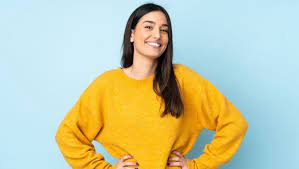
#> input picture pose/test.jpeg, 299 x 169 px, given in place of test.jpg, which was not available
$ jupyter execute --allow-errors scale_test.ipynb
#> lines starting #> are read from the running program, lines starting #| are printed output that depends on the picture
[cell 1]
import openvino as ov
import numpy as np
import sys
import cv2
from PIL import Image
from matplotlib.patches import Circle
import matplotlib.pyplot as plt
import torch
from torchvision.transforms.functional import normalize

#> (a cell that did not finish here is left out)

#> (a cell that did not finish here is left out)

#> (a cell that did not finish here is left out)

#> (a cell that did not finish here is left out)

#> (a cell that did not finish here is left out)

#> (a cell that did not finish here is left out)

[cell 8]
# [7 lines left out: function extract_keypoints, not called in this run]

[cell 9]
keypoints = []
#> (the rest of this cell did not finish here and is left out)

[cell 10]
kpt_names = [
    "r_ank",
    "r_kne",
    "r_hip",
    "l_hip",
    "l_kne",
    "l_ank",
    "pel",
    "spi",
    "nec",
    "hea",
    "r_wri",
    "r_elb",
    "r_sho",
    "l_sho",
    "l_elb",
    "l_wri",
]
colors = [
    (255, 0, 0),
    (255, 0, 0),
    (255, 0, 0),
    (0, 0, 255),
    (0, 0, 255),
    (0, 0, 255),
    (0, 255, 0),
    (0, 255, 0),
    (0, 255, 0),
    (0, 255, 0),
    (255, 0, 0),
    (255, 0, 0),
    (255, 0, 0),
    (0, 0, 255),
    (0, 0, 255),
    (0, 0, 255),
]

fig, ax = plt.subplots(1)
ax.set_aspect("equal")

#> (the rest of this cell did not finish here and is left out)

#> (a cell that did not finish here is left out)

[cell 12]
# [30 lines left out: functions get_largest_island, find_minimum_rectangle, not called in this run]


seg_bounding = [0] * 8
#> (the rest of this cell did not finish here and is left out)

[cell 13]
# [32 lines left out: function _is_arm_aligned, not called in this run]

#> (a cell that did not finish here is left out)

[cell 15]
# [64 lines left out: functions _compare_patches, skin_tone, not called in this run]


image = cv2.imread("./test.jpg")
#> image is the input picture: shape (169, 299, 3); mean B, G, R 169.5, 201.7, 197.6
image = cv2.resize(image, (256, 256), interpolation=cv2.INTER_CUBIC)
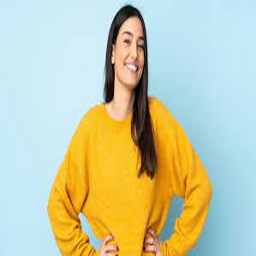
#> image: shape (256, 256, 3); mean B, G, R 169.5, 201.7, 197.6

#> (the rest of this cell did not finish here and is left out)


$ run again, with original/Photo on 2023-10-19 at 6.16 PM.jpg copied over pose/test.jpeg
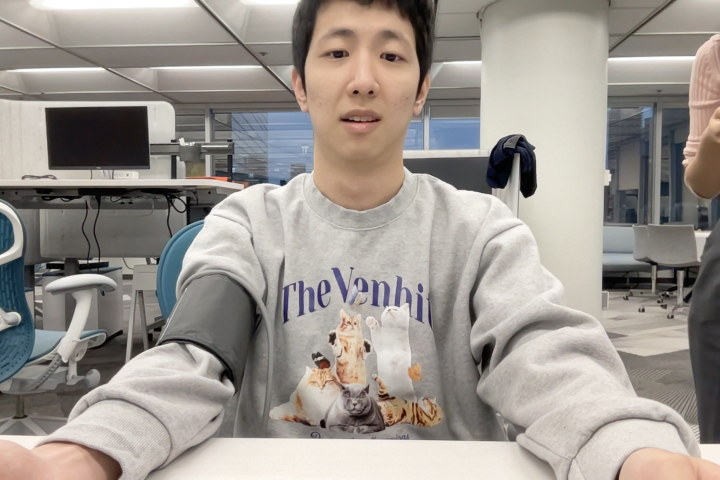
#> input picture original/Photo on 2023-10-19 at 6.16 PM.jpg, 1440 x 960 px, given in place of test.jpg, which was not available (shown at 1/2 size)
#> image is the input picture: shape (960, 1440, 3); mean B, G, R 144.1, 150.6, 157.1
#> `image = cv2.resize(image, (256, 256), interpolation=cv2.INTER_CUBIC)`:
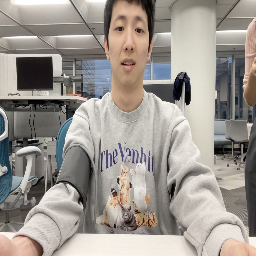
#> image: shape (256, 256, 3); mean B, G, R 144, 150.5, 157

$ run again, with original/Photo on 2023-10-19 at 6.17 PM #2.jpg copied over pose/test.jpeg
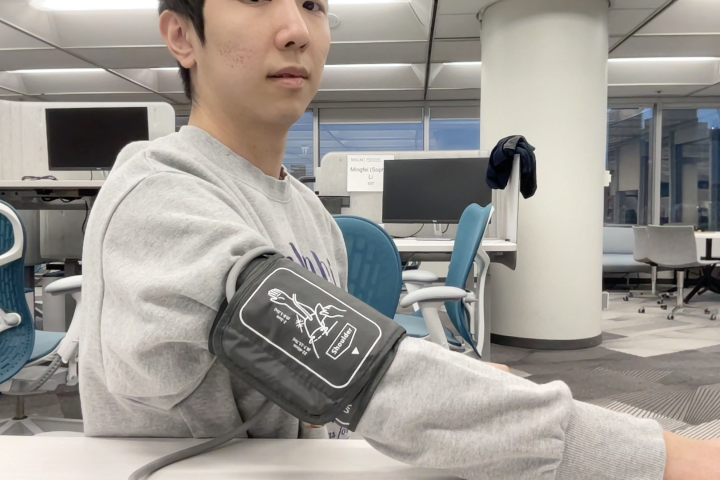
#> input picture original/Photo on 2023-10-19 at 6.17 PM #2.jpg, 1440 x 960 px, given in place of test.jpg, which was not available (shown at 1/2 size)
#> image is the input picture: shape (960, 1440, 3); mean B, G, R 145.4, 151.2, 155.5
#> `image = cv2.resize(image, (256, 256), interpolation=cv2.INTER_CUBIC)`:
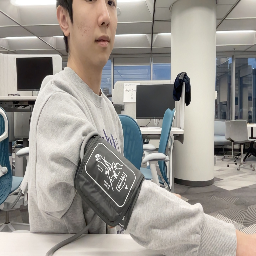
#> image: shape (256, 256, 3); mean B, G, R 145.4, 151.2, 155.5
